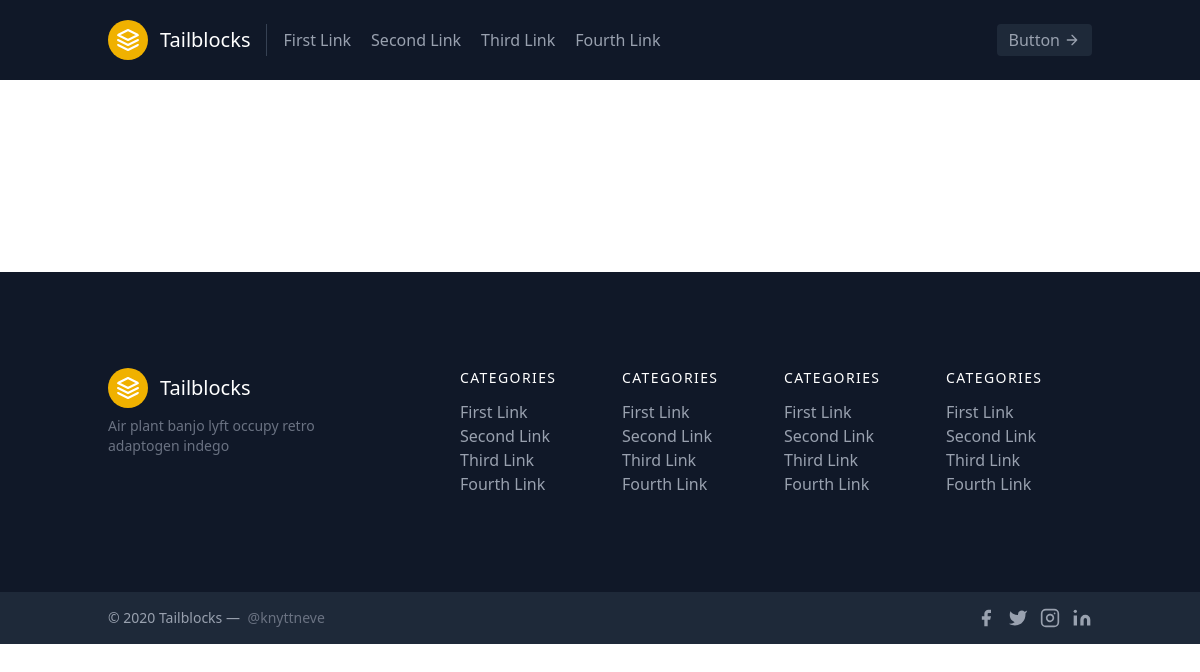
The app's page /category/2/, older data.
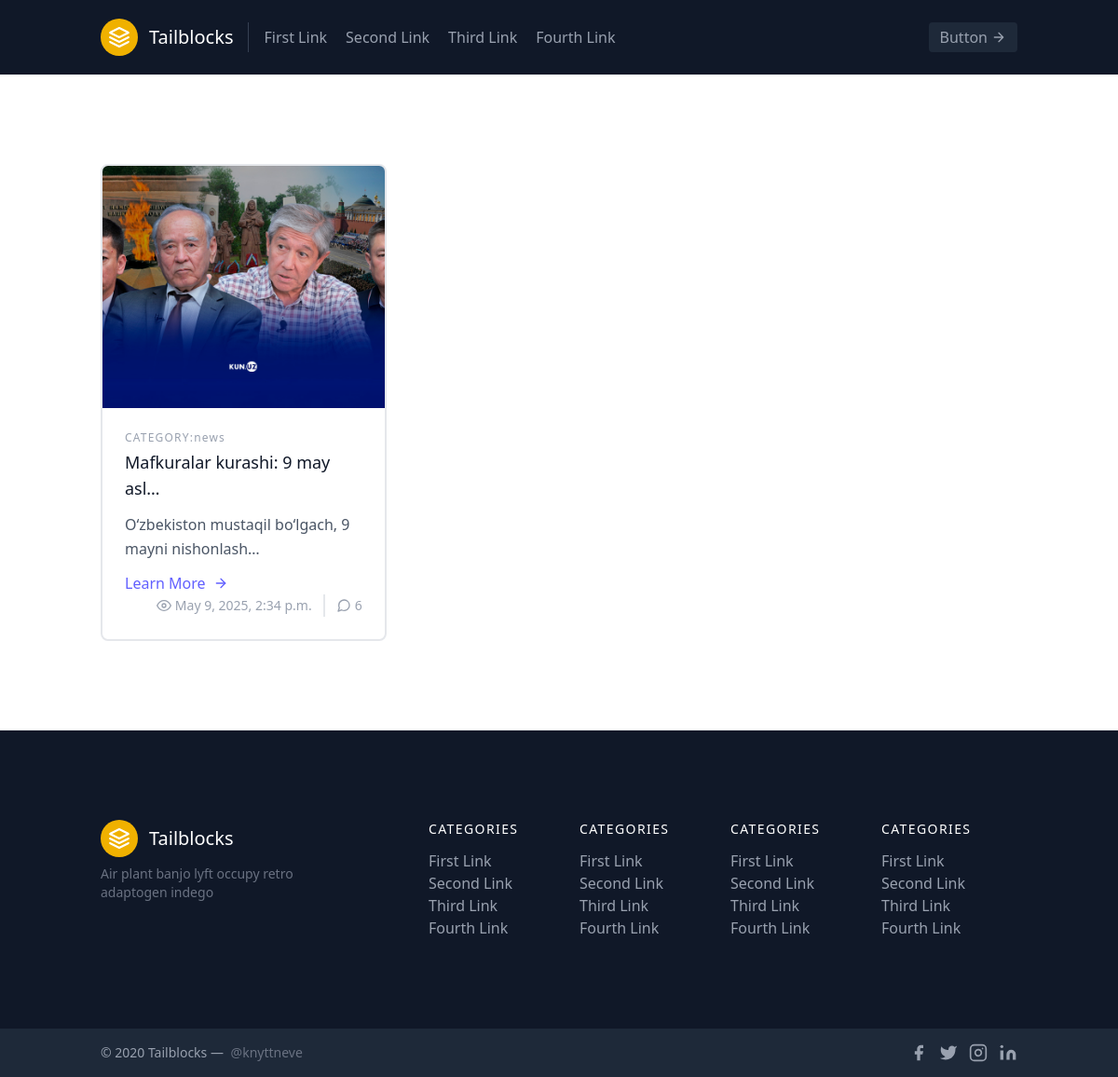
The same page, newer data.
### news/models.py (models this page shows)
class News(models.Model):
    title=models.CharField(max_length=250)
    pub_data=models.DateTimeField(auto_now=True)
    category=models.ForeignKey(Category,on_delete=models.CASCADE)
    news=models.TextField()
    image=models.ImageField(upload_to='images/')

class Category(models.Model):
    category_name=models.CharField(max_length=250)
    def __str__(self):
        return self.category_name

### news/views.py (the view)
# urls.py: path('category/<int:id>/',category_funk,name='category')
def category_funk(request,id):
    categories=Category.objects.all()
    news=News.objects.filter(category_id=id)
    return render(request,'category.html',{'news':news,'categories':categories})

### templates/category.html (shortened to what the changed rows need)
<!DOCTYPE html>
<html lang="en">
<head>
    <script src="https://cdn.jsdelivr.net/npm/@tailwindcss/browser@4"></script>
</head>
<body>
  <section class="text-gray-600 body-font">
    <div class="container px-5 py-24 mx-auto">
      <div class="flex flex-wrap -m-4">
          {% for i in news %}
        <div class="p-4 md:w-1/3">
          <div class="h-full border-2 border-gray-200 border-opacity-60 rounded-lg overflow-hidden">
            <img class="lg:h-65 md:h-50 w-full object-cover object-center" src="{{i.image.url}}" alt="blog">
            <div class="p-6">
              <h2 class="tracking-widest text-xs title-font font-medium text-gray-400 mb-1">CATEGORY:{{i.category}}</h2>
              <h1 class="title-font text-lg font-medium text-gray-900 mb-3">{{i.title|truncatechars:30}}</h1>
              <p class="leading-relaxed mb-3">{{i.news|truncatechars:50}}</p>
              <div class="flex items-center flex-wrap ">
                <a href="{% url 'detail' i.id %}" class="text-indigo-500 inline-flex items-center md:mb-2 lg:mb-0">Learn More
                  <svg class="w-4 h-4 ml-2" viewBox="0 0 24 24" stroke="currentColor" stroke-width="2" fill="none" stroke-linecap="round" stroke-linejoin="round">
                    <path d="M5 12h14"></path>
                    <path d="M12 5l7 7-7 7"></path>
                  </svg>
                </a>
                <span class="text-gray-400 mr-3 inline-flex items-center lg:ml-auto md:ml-0 ml-auto leading-none text-sm pr-3 py-1 border-r-2 border-gray-200">
                  <svg class="w-4 h-4 mr-1" stroke="currentColor" stroke-width="2" fill="none" stroke-linecap="round" stroke-linejoin="round" viewBox="0 0 24 24">
                    <path d="M1 12s4-8 11-8 11 8 11 8-4 8-11 8-11-8-11-8z"></path>
                    <circle cx="12" cy="12" r="3"></circle>
                  </svg>{{i.pub_data}}
                </span>
                <span class="text-gray-400 inline-flex items-center leading-none text-sm">
                  6
                </span>
              </div>
            </div>
          </div>
        </div>
        {% endfor %}
        </div>
        </div>
        </section>
  <footer class="text-gray-400 bg-gray-900 body-font">
    <div class="container px-5 py-24 mx-auto flex md:items-center lg:items-start md:flex-row md:flex-nowrap flex-wrap flex-col">
      <div class="flex-grow flex flex-wrap md:pl-20 -mb-10 md:mt-0 mt-10 md:text-left text-center">
        <div class="lg:w-1/4 md:w-1/2 w-full px-4">
          <h2 class="title-font font-medium text-white tracking-widest text-sm mb-3">CATEGORIES</h2>
        </div>
        <div class="lg:w-1/4 md:w-1/2 w-full px-4">
          <h2 class="title-font font-medium text-white tracking-widest text-sm mb-3">CATEGORIES</h2>
        </div>
        <div class="lg:w-1/4 md:w-1/2 w-full px-4">
          <h2 class="title-font font-medium text-white tracking-widest text-sm mb-3">CATEGORIES</h2>
        </div>
        <div class="lg:w-1/4 md:w-1/2 w-full px-4">
          <h2 class="title-font font-medium text-white tracking-widest text-sm mb-3">CATEGORIES</h2>
        </div>
      </div>
    </div>
  </footer>
</body>
</html>

Row changes from the older to the newer data that the page shows:
added News: image (picture), category "news", title "Mafkuralar kurashi: 9 may asl…", news "O‘zbekiston mustaqil bo‘lgach, 9 mayni nishonlash…", pub_data "May 9, 2025, 2:34 p.m."
